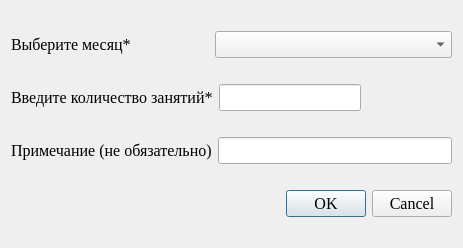
<?xml version="1.0" encoding="UTF-8"?>
<ui version="4.0">
 <class>InvoiceInputDialog</class>
 <widget class="QDialog" name="InvoiceInputDialog">
  <property name="geometry">
   <rect>
    <x>0</x>
    <y>0</y>
    <width>463</width>
    <height>248</height>
   </rect>
  </property>
  <property name="font">
   <font>
    <family>Times New Roman</family>
    <pointsize>12</pointsize>
   </font>
  </property>
  <property name="windowTitle">
   <string>Введите новую квитанцию</string>
  </property>
  <layout class="QVBoxLayout" name="verticalLayout">
   <item>
    <layout class="QHBoxLayout" name="horizontalLayout" stretch="5,6">
     <item>
      <widget class="QLabel" name="label">
       <property name="font">
        <font>
         <family>Times New Roman</family>
         <pointsize>12</pointsize>
        </font>
       </property>
       <property name="text">
        <string>Выберите месяц*</string>
       </property>
      </widget>
     </item>
     <item>
      <widget class="QComboBox" name="comboBox_InvoiceMonth">
       <property name="font">
        <font>
         <family>Times New Roman</family>
         <pointsize>12</pointsize>
        </font>
       </property>
      </widget>
     </item>
    </layout>
   </item>
   <item>
    <layout class="QHBoxLayout" name="horizontalLayout_2">
     <item>
      <widget class="QLabel" name="label_2">
       <property name="font">
        <font>
         <family>Times New Roman</family>
         <pointsize>12</pointsize>
        </font>
       </property>
       <property name="text">
        <string>Введите количество занятий*</string>
       </property>
      </widget>
     </item>
     <item>
      <widget class="QLineEdit" name="lineEdit_NumberOfLessons">
       <property name="font">
        <font>
         <family>Times New Roman</family>
         <pointsize>12</pointsize>
        </font>
       </property>
      </widget>
     </item>
     <item>
      <spacer name="horizontalSpacer">
       <property name="orientation">
        <enum>Qt::Horizontal</enum>
       </property>
       <property name="sizeHint" stdset="0">
        <size>
         <width>88</width>
         <height>20</height>
        </size>
       </property>
      </spacer>
     </item>
    </layout>
   </item>
   <item>
    <layout class="QHBoxLayout" name="horizontalLayout_3" stretch="1,2">
     <item>
      <widget class="QLabel" name="label_3">
       <property name="font">
        <font>
         <family>Times New Roman</family>
         <pointsize>12</pointsize>
        </font>
       </property>
       <property name="text">
        <string>Примечание (не обязательно)</string>
       </property>
      </widget>
     </item>
     <item>
      <widget class="QLineEdit" name="lineEdit_InvoiceRemarks">
       <property name="font">
        <font>
         <family>Times New Roman</family>
         <pointsize>12</pointsize>
        </font>
       </property>
      </widget>
     </item>
    </layout>
   </item>
   <item>
    <widget class="QDialogButtonBox" name="buttonBox">
     <property name="orientation">
      <enum>Qt::Horizontal</enum>
     </property>
     <property name="standardButtons">
      <set>QDialogButtonBox::Cancel|QDialogButtonBox::Ok</set>
     </property>
    </widget>
   </item>
  </layout>
 </widget>
 <resources/>
 <connections>
  <connection>
   <sender>buttonBox</sender>
   <signal>accepted()</signal>
   <receiver>InvoiceInputDialog</receiver>
   <slot>accept()</slot>
   <hints>
    <hint type="sourcelabel">
     <x>248</x>
     <y>254</y>
    </hint>
    <hint type="destinationlabel">
     <x>157</x>
     <y>274</y>
    </hint>
   </hints>
  </connection>
  <connection>
   <sender>buttonBox</sender>
   <signal>rejected()</signal>
   <receiver>InvoiceInputDialog</receiver>
   <slot>reject()</slot>
   <hints>
    <hint type="sourcelabel">
     <x>316</x>
     <y>260</y>
    </hint>
    <hint type="destinationlabel">
     <x>286</x>
     <y>274</y>
    </hint>
   </hints>
  </connection>
 </connections>
</ui>
